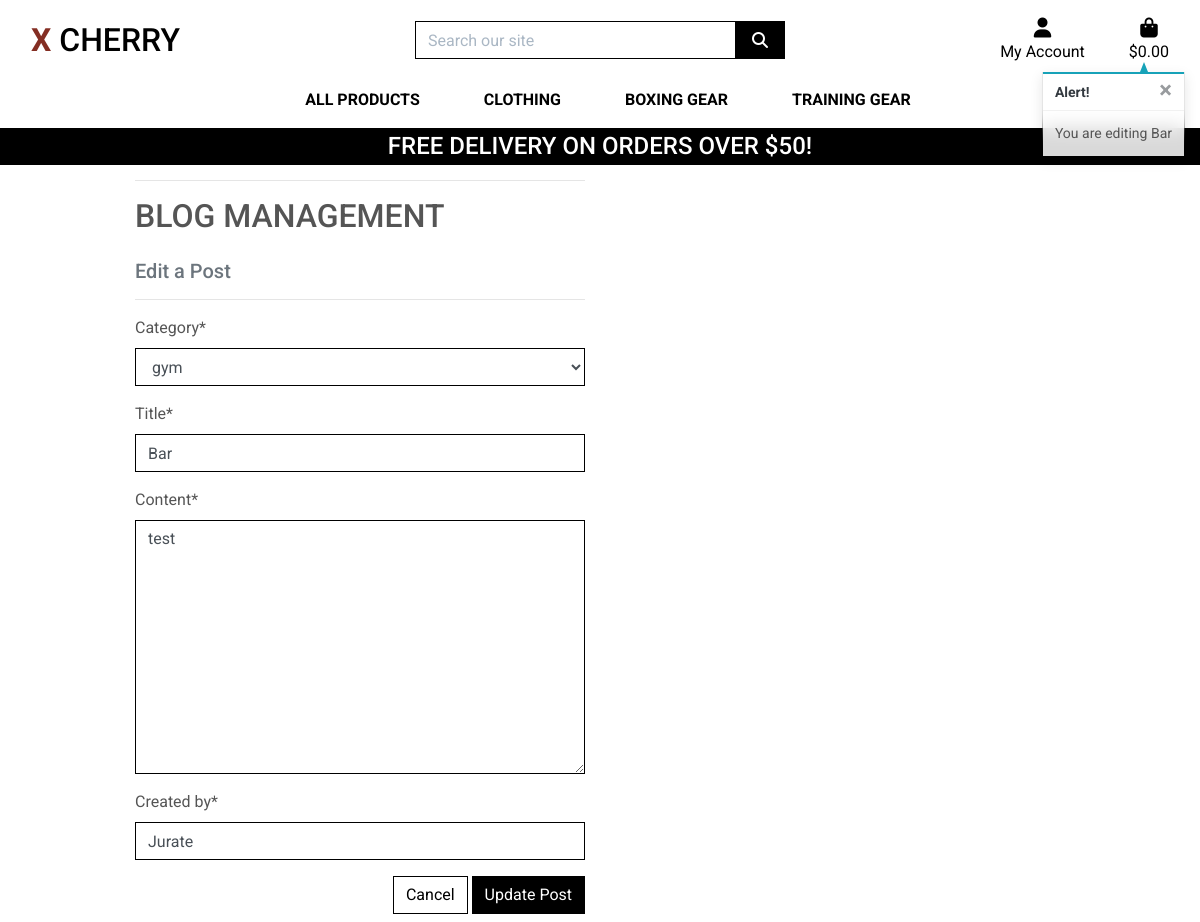
Before: /blog/edit/11/ (signed in) with the older database file.
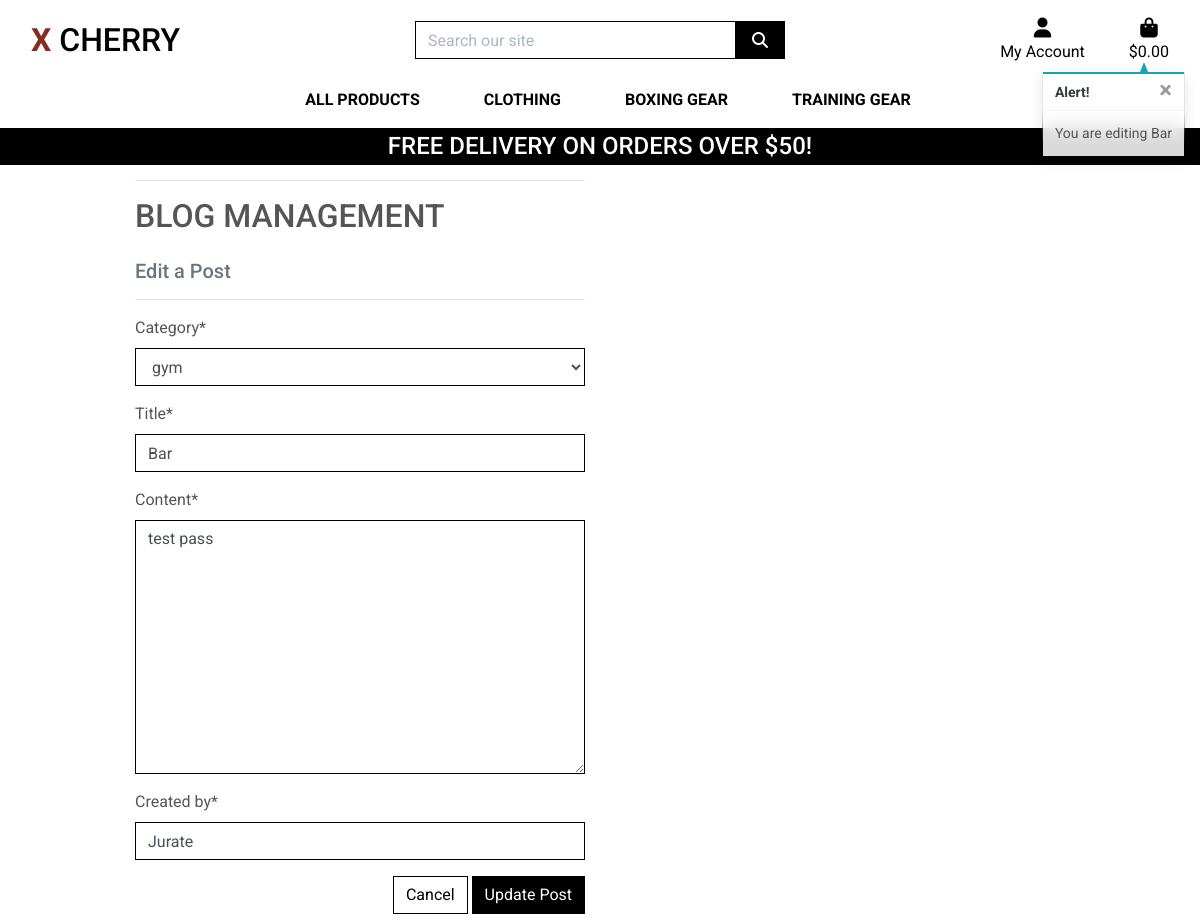
After: the same page with the newer database file.
### blog/models.py (models this page shows, shortened)
class Post(models.Model):
    category = models.ForeignKey('Category', null=True, blank=False, on_delete=models.SET_NULL)
    title = models.CharField(max_length=254, null=True, blank=False)
    content = models.TextField()
    date = models.DateTimeField(auto_now=True)
    created_by = models.CharField(max_length=25, null=True, blank=False)
    class Meta:
        ordering = ['-date']

### blog/views.py (the view)
# urls.py: path('edit/<int:post_id>/', views.edit_blog_post, name='edit_blog_post'),
@login_required
def edit_blog_post(request, post_id):
    if not request.user.is_superuser:
        messages.error(request, 'Sorry, only blog owner can do that')
        return redirect(reverse('home'))
    post = get_object_or_404(Post, pk=post_id)
    if request.method == 'POST':
        form = PostForm(request.POST, request.FILES, instance=post)
        if form.is_valid():
            form.save()
            messages.success(request, 'Successfully updated post!')
            return redirect(reverse('blog_post_detail', args=[post.id]))
        else:
            messages.error(request, 'Failed to update post. Please ensure the form is valid.')
    else:
        form = PostForm(instance=post)
        messages.info(request, f'You are editing {post.title}')
    template = 'blog/edit_blog_post.html'
    context = {
        'form': form,
        'post': post,
    }
    return render(request, template, context)

### blog/forms.py
class PostForm(forms.ModelForm):
    class Meta:
        model = Post
        fields = '__all__'
    def __init__(self, *args, **kwargs):
        super().__init__(*args, **kwargs)
        categories = Category.objects.all()
        friendly_names = [(c.id, c.get_friendly_name()) for c in categories]
        self.fields['category'].choises = friendly_names
        for field_name, field in self.fields.items():
            field.widget.attrs['class'] = 'border-black rounded-0'

### blog/models.py (called while the page is built)
    def __str__(self):
        return self.name

    def get_friendly_name(self):
        return self.friendly_name

### blog/templates/blog/edit_blog_post.html (shortened to what this page needs)
{% extends "base.html" %}
{% load static %}
{% block page_header %}
    <div class="container header-container">
    </div>
{% endblock %}
{% block content %}
    <div class="overlay"></div>
    <div class="container">
        <div class="row">
            <div class="col-12 col-md-6">
                <hr>
                    <h2 class="logo-font mb-4">Blog Management</h2>
                    <h5 class="text-muted">Edit a Post</h5>
                <hr>
            </div>
        </div>
        <div class="row">
            <div class="col-12 col-md-6">
                <form method="POST" action="{% url 'edit_blog_post' post.id %}" class="form mb-2" enctype="multipart/form-data">
                    {{ form | crispy }}
                    <div class="text-right">
                        <a href="{% url 'posts' %}" class="btn btn-outline-black rounded-0">Cancel</a>
                        <button class="btn btn-black rounded-0" type="submit">Update Post</button>
                    </div>
                </form>
            </div>
        </div>
    </div>
{% endblock %}

Changed rows visible on the page:
changed Post "gym": content "test" → "test pass"
